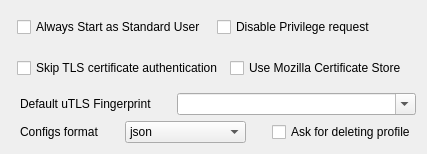
     <widget class="QWidget" name="tab_5">
      <attribute name="title">
       <string>Security</string>
      </attribute>
      <layout class="QVBoxLayout" name="verticalLayout_4">
       <item>
        <widget class="QFrame" name="frame_12">
         <property name="sizePolicy">
          <sizepolicy hsizetype="Preferred" vsizetype="Maximum">
           <horstretch>0</horstretch>
           <verstretch>0</verstretch>
          </sizepolicy>
         </property>
         <property name="styleSheet">
          <string notr="true"> QFrame{ border: none; background: transparent; }   </string>
         </property>
         <layout class="QHBoxLayout" name="horizontalLayout_3">
          <property name="leftMargin">
           <number>6</number>
          </property>
          <property name="topMargin">
           <number>6</number>
          </property>
          <property name="rightMargin">
           <number>6</number>
          </property>
          <property name="bottomMargin">
           <number>6</number>
          </property>
          <item>
           <widget class="QCheckBox" name="windows_no_admin">
            <property name="toolTip">
             <string>&lt;html&gt;&lt;head/&gt;&lt;body&gt;&lt;p&gt;Do not attempt to start as Admin unless explicitly requested&lt;/p&gt;&lt;/body&gt;&lt;/html&gt;</string>
            </property>
            <property name="text">
             <string>Always Start as Standard User</string>
            </property>
           </widget>
          </item>
          <item>
           <widget class="QCheckBox" name="disable_privilege_req">
            <property name="text">
             <string>Disable Privilege request</string>
            </property>
           </widget>
          </item>
         </layout>
        </widget>
       </item>
       <item>
        <widget class="QFrame" name="frame">
         <property name="sizePolicy">
          <sizepolicy hsizetype="Preferred" vsizetype="Maximum">
           <horstretch>0</horstretch>
           <verstretch>0</verstretch>
          </sizepolicy>
         </property>
         <property name="styleSheet">
          <string notr="true"> QFrame{ border: none; background: transparent; }</string>
         </property>
         <property name="frameShape">
          <enum>QFrame::Shape::StyledPanel</enum>
         </property>
         <property name="frameShadow">
          <enum>QFrame::Shadow::Raised</enum>
         </property>
         <layout class="QHBoxLayout" name="horizontalLayout_11">
          <property name="leftMargin">
           <number>6</number>
          </property>
          <item>
           <widget class="QCheckBox" name="skip_cert">
            <property name="toolTip">
             <string comment="Skip TLS certificate authentication by default (allowInsecure)"/>
            </property>
            <property name="text">
             <string>Skip TLS certificate authentication</string>
            </property>
           </widget>
          </item>
          <item>
           <widget class="QCheckBox" name="use_mozilla_certs">
            <property name="text">
             <string>Use Mozilla Certificate Store</string>
            </property>
           </widget>
          </item>
         </layout>
        </widget>
       </item>
       <item>
        <widget class="QFrame" name="horizontalFrame2">
         <property name="sizePolicy">
          <sizepolicy hsizetype="Preferred" vsizetype="Maximum">
           <horstretch>0</horstretch>
           <verstretch>0</verstretch>
          </sizepolicy>
         </property>
         <property name="styleSheet">
          <string notr="true"> QFrame{ border: none; background: transparent; }   </string>
         </property>
         <layout class="QHBoxLayout" name="horizontalLayout_26">
          <property name="spacing">
           <number>25</number>
          </property>
          <property name="leftMargin">
           <number>9</number>
          </property>
          <property name="topMargin">
           <number>0</number>
          </property>
          <property name="rightMargin">
           <number>0</number>
          </property>
          <property name="bottomMargin">
           <number>0</number>
          </property>
          <item>
           <widget class="QLabel" name="label_18">
            <property name="sizePolicy">
             <sizepolicy hsizetype="Preferred" vsizetype="Fixed">
              <horstretch>0</horstretch>
              <verstretch>0</verstretch>
             </sizepolicy>
            </property>
            <property name="text">
             <string>Default uTLS Fingerprint</string>
            </property>
           </widget>
          </item>
          <item>
           <widget class="QComboBox" name="utlsFingerprint">
            <property name="sizePolicy">
             <sizepolicy hsizetype="MinimumExpanding" vsizetype="MinimumExpanding">
              <horstretch>0</horstretch>
              <verstretch>0</verstretch>
             </sizepolicy>
            </property>
            <property name="editable">
             <bool>true</bool>
            </property>
           </widget>
          </item>
         </layout>
        </widget>
       </item>
       <item>
        <widget class="QGroupBox" name="groupBox_13">
         <property name="sizePolicy">
          <sizepolicy hsizetype="Preferred" vsizetype="Maximum">
           <horstretch>0</horstretch>
           <verstretch>0</verstretch>
          </sizepolicy>
         </property>
         <property name="styleSheet">
          <string notr="true"> QGroupBox{ border: none; background: transparent; }   </string>
         </property>
         <property name="title">
          <string/>
         </property>
         <layout class="QHBoxLayout" name="horizontalLayout_4">
          <property name="leftMargin">
           <number>0</number>
          </property>
          <property name="topMargin">
           <number>0</number>
          </property>
          <property name="rightMargin">
           <number>0</number>
          </property>
          <property name="bottomMargin">
           <number>0</number>
          </property>
          <item>
           <widget class="QFrame" name="frame_2">
            <property name="sizePolicy">
             <sizepolicy hsizetype="Preferred" vsizetype="Maximum">
              <horstretch>0</horstretch>
              <verstretch>0</verstretch>
             </sizepolicy>
            </property>
            <property name="styleSheet">
             <string notr="true"> QFrame{ border: none; background: transparent; }   </string>
            </property>
            <property name="frameShape">
             <enum>QFrame::Shape::StyledPanel</enum>
            </property>
            <property name="frameShadow">
             <enum>QFrame::Shadow::Raised</enum>
            </property>
            <layout class="QHBoxLayout" name="horizontalLayout_13">
             <property name="spacing">
              <number>26</number>
             </property>
             <property name="leftMargin">
              <number>9</number>
             </property>
             <property name="topMargin">
              <number>0</number>
             </property>
             <property name="rightMargin">
              <number>0</number>
             </property>
             <property name="bottomMargin">
              <number>0</number>
             </property>
             <item>
              <widget class="QLabel" name="label_9">
               <property name="sizePolicy">
                <sizepolicy hsizetype="Maximum" vsizetype="Preferred">
                 <horstretch>0</horstretch>
                 <verstretch>0</verstretch>
                </sizepolicy>
               </property>
               <property name="text">
                <string>Configs format</string>
               </property>
              </widget>
             </item>
             <item>
              <widget class="QComboBox" name="store_type">
               <item>
                <property name="text">
                 <string notr="true">json</string>
                </property>
               </item>
               <item>
                <property name="text">
                 <string notr="true">binary</string>
                </property>
               </item>
              </widget>
             </item>
             <item>
              <widget class="QCheckBox" name="ask_delete">
               <property name="text">
                <string>Ask for deleting profile</string>
               </property>
              </widget>
             </item>
            </layout>
           </widget>
          </item>
         </layout>
        </widget>
       </item>
      </layout>
     </widget>
